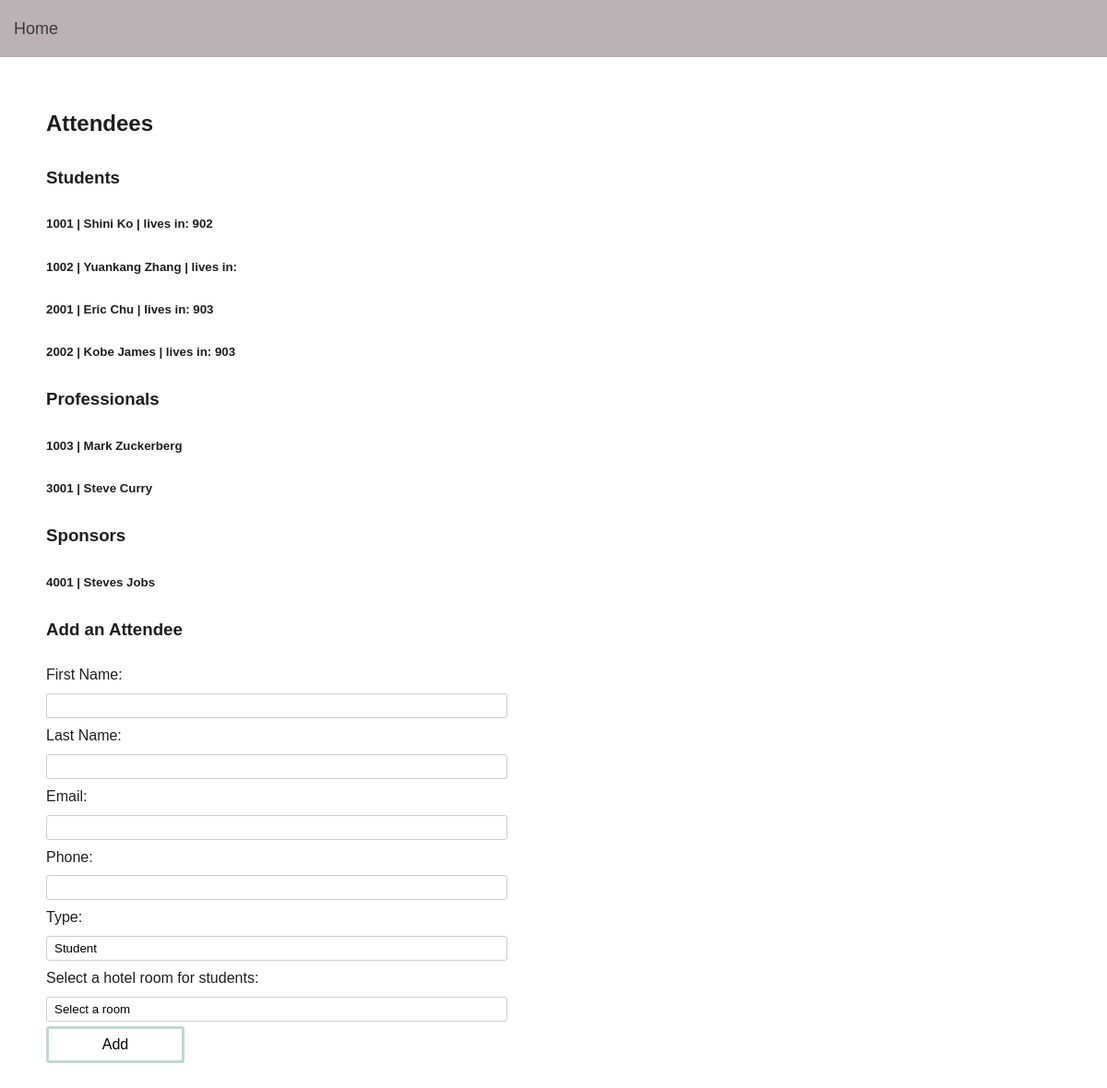
/real_project/attendees.php, run on the app's committed database.
### tables this page shows
CREATE TABLE Attendee(
	attendee_id INTEGER NOT NULL,
	attendee_first_name VARCHAR(50) NOT NULL,
	attendee_last_name VARCHAR(50) NOT NULL,
	attendee_type ENUM('student', 'professional', 'sponsor'),
	rate INTEGER,
	email VARCHAR(100) NOT NULL,
	phone VARCHAR(100), 
	company_name  VARCHAR(100),
	speak_at VARCHAR(50),
	live_in VARCHAR(50),
	PRIMARY KEY(
		attendee_id
	),
	FOREIGN KEY(
		company_name
	) REFERENCES Sponsor_company(
		company_name
	),
	FOREIGN KEY(
		speak_at
	) REFERENCES Sessions(
		session_name
	),
	FOREIGN KEY(
		live_in
	) REFERENCES Rooms(
		room_id
	)
);

### real_project/attendees.php (the view, shortened to what this page needs)
<?php
include("nav.php");
?>
<div class="wrapper">
<h2>Attendees</h2>
<?php
        $pdo = new PDO('mysql:host=localhost;dbname=conference', "root", "");
        $students_sql = "Select * from Attendee where attendee_type='student' ";
        $students = $pdo->prepare($students_sql);
        $students->execute();
        $professionals_sql = "Select * from Attendee where attendee_type='professional' ";
        $professionals = $pdo->prepare($professionals_sql);
        $professionals->execute();
        $sponsors_sql = "Select * from Attendee where attendee_type='sponsor' ";
        $sponsors = $pdo->prepare($sponsors_sql);
        $sponsors->execute();
        ?>
<div>
    <ul>
        <li><h3>Students</h3></li>
        <?php
        foreach($students as $student){
            echo "<li><h5>$student[0]   | $student[1]    $student[2]     | lives in: ".$student["live_in"]."<h5></li>";
        }
        ?>
        <li><h3>Professionals</h3></li>
        <?php
        foreach($professionals as $professional){
            echo "<li><h5>$professional[0]   | $professional[1]    $professional[2] <h5></li>";
        }
        ?>
        <li><h3>Sponsors</h3></li>
        <?php
        foreach($sponsors as $sponsor){
            echo "<li><h5>$sponsor[0]   | $sponsor[1]    $sponsor[2]  <h5></li>";
        }
        ?>
    </ul>
</div>
<div>
<h3> Add an Attendee </h3>
	<form action="<?php echo $_SERVER['PHP_SELF'];?>" method="post">
		<label>First Name:</label>
        <input type="text" name="firstname">
        <label>Last Name:</label>
        <input type="text" name="lastname">
        <label>Email:</label>
        <input type="text" name="email">
        <label>Phone:</label>
        <input type="text" name="phone">
        <label>Type:</label>
		<select name='type'>
			<option value = 'student' selected = 'selected'>Student</option>
        </select>
        <label>Select a hotel room for students:</label>
        <select name='room'>
			<option value = '-1' selected = 'selected'>Select a room</option>
        </select>
		<input class="btn" type="submit" name="submit" value="Add">
	</form>
</div>
</div>
</body>
</html>

### real_project/nav.php (shortened to what this page needs)
<!doctype html>
<html lang="en">
  <head>
    <link href="styles.css" type="text/css" rel="stylesheet" >
  </head>
  <body>
    <nav>
        <a href="index.php">Home</a>
    </nav>

### real_project/styles.css (style rules this page uses)
body { font: 16px sans-serif; line-height: 1.8; color: #1e1e1e; margin: 0; }
div { margin: 20px 0; }
nav { position: relative; width: 100vw; background-color: #BAB2B5; font-size: 18px; padding: 15px; }
a:link, a:visited { text-decoration: none; color: #3A3A3A; }
.wrapper { margin: 50px; }
ul { list-style: none; padding: 0; margin: 0 auto; }
li { list-style: none; }
.btn { display: block; width: 150px; text-align: center; padding: 8px; font-size: 16px; border-radius: 3px; background-color: #fff; border-color: #BFD8D2; border-width: 3px; }
input { display:block; border: 1px solid #ccc; width: 482px; border-radius: 3px; overflow: hidden; padding: 5px 8px; box-shadow: none; background: transparent; background-image: none; -webkit-appearance: none; margin: 5px 0; }
select { display:block; border: 1px solid #ccc; width: 500px; border-radius: 3px; overflow: hidden; padding: 5px 8px; box-shadow: none; background: transparent; background-image: none; -webkit-appearance: none; margin: 5px 0; }

### data on the page
attendee: attendee_id "1001", attendee_first_name "Shini", attendee_last_name "Ko", live_in "902"
attendee: attendee_id "1002", attendee_first_name "Yuankang", attendee_last_name "Zhang"
attendee: attendee_id "2001", attendee_first_name "Eric", attendee_last_name "Chu", live_in "903"
attendee: attendee_id "2002", attendee_first_name "Kobe", attendee_last_name "James", live_in "903"
attendee: attendee_id "1003", attendee_first_name "Mark", attendee_last_name "Zuckerberg"
attendee: attendee_id "3001", attendee_first_name "Steve", attendee_last_name "Curry"
attendee: attendee_id "4001", attendee_first_name "Steves", attendee_last_name "Jobs"
